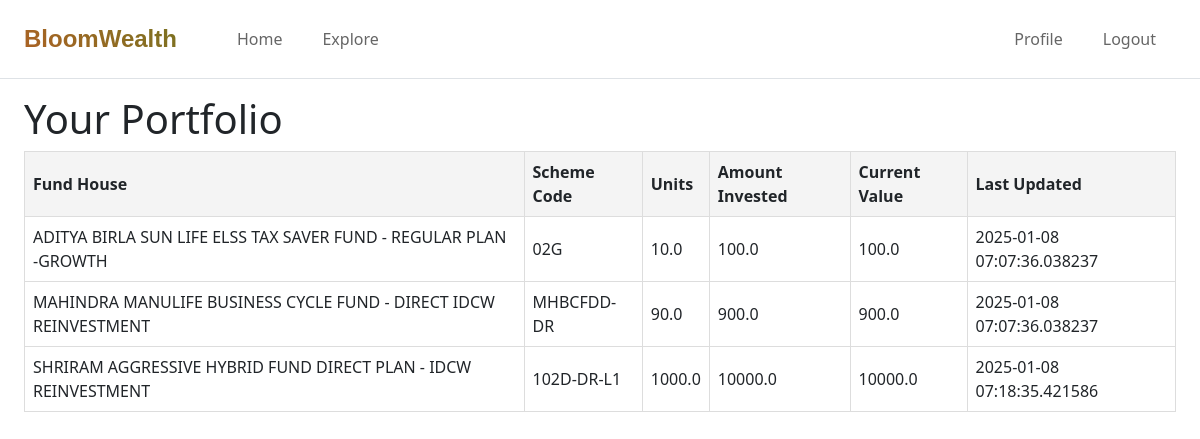
/portfolio (signed in), run on the app's committed database.
### bloom/models/portfolio.py (models this page shows, shortened)
class Portfolio(db.Model):
    id = db.Column(db.Integer, primary_key=True)
    user_id = db.Column(db.Integer, db.ForeignKey('user.id'), nullable=False)
    fund_name = db.Column(db.String(100), nullable=False)
    scheme_code = db.Column(db.String(100), nullable=False)
    units_owned = db.Column(db.Float, nullable=False)
    purchase_price = db.Column(db.Float, nullable=False)
    investment_amount = db.Column(db.Float, nullable=False)
    current_value = db.Column(db.Float, nullable=False)
    purchase_date = db.Column(db.DateTime, default=datetime.now(timezone.utc))
    last_updated = db.Column(db.DateTime, default=datetime.now(timezone.utc))

### bloom/routes/portfolio.py (the view)
@bp.route('/portfolio')
@login_required
def profile():
    portfolios = Portfolio.query.filter_by(user_id=current_user.id).all()
    return render_template('portfolio/portfolio.html', portfolios=portfolios)

### bloom/models/user.py (called while the page is built)
@login_manager.user_loader
def load_user(id):
    return User.query.get(int(id))

### bloom/templates/portfolio/portfolio.html
{% extends "base.html" %}
{% block content %}
    <h1>Your Portfolio</h1>
    <table>
        <tr>
            <th>Fund House</th>
            <th>Scheme Code</th>
            <th>Units</th>
            <th>Amount Invested</th>
            <th>Current Value</th>
            <th>Last Updated</th>
        </tr>
        {% for portfolio in portfolios %}
        <tr>
            <td>{{ portfolio.fund_name }}</td>
            <td>{{ portfolio.scheme_code }}</td>
            <td>{{ portfolio.units_owned }}</td>
            <td>{{ portfolio.investment_amount }}</td>
            <td>{{ portfolio.current_value }}</td>
            <td>{{ portfolio.last_updated }}</td>
        </tr>
        {% endfor %}
    </table>
{% endblock %}

### bloom/templates/base.html (shortened to what this page needs)
<!DOCTYPE html>
<html lang="en">
    <head>
        <link
              href="https://cdn.jsdelivr.net/npm/bootstrap@5.3.2/dist/css/bootstrap.min.css"
              rel="stylesheet"
>
        <link href="https://cdn.jsdelivr.net/npm/bootstrap-icons/font/bootstrap-icons.css" rel="stylesheet">
        <link rel="stylesheet" href="{{ url_for('static', filename='css/style.css') }}">
    </head>
    <body>
        <nav class="navbar navbar-expand-lg border-bottom bg-white">
            <div class="container-fluid px-4">
                <a class="navbar-brand fancy-text" href="{{ url_for('portfolio.home') }}">
                    <strong>BloomWealth</strong>
                </a>
                <div class="collapse navbar-collapse" id="navbarSupportedContent">
                    <ul class="navbar-nav ms-4">
                        <li class="nav-item">
                            <a class="nav-link" href="{{ url_for('portfolio.home') }}">Home</a>
                        </li>
                        <li class="nav-item">
                            <a class="nav-link" href="{{ url_for('portfolio.explore') }}">Explore</a>
                        </li>
                    </ul>
                    <ul class="navbar-nav ms-auto">
                        {% if current_user.is_anonymous %}
                        <li class="nav-item">
                            <a class="nav-link" href="{{ url_for('auth.login') }}">Login</a>
                        </li>
                        {% else %}
                        <li class="nav-item">
                            <a class="nav-link" href="{{ url_for('portfolio.profile', username=current_user.username) }}">Profile</a>
                        </li>
                        <li class="nav-item">
                            <a class="nav-link" href="{{ url_for('auth.logout') }}">Logout</a>
                        </li>
                        {% endif %}
                    </ul>
                </div>
            </div>
        </nav>
        <div class="container-fluid px-4 mt-3">
            {% block content %}{% endblock %}
        </div>
    </body>
</html>

### bloom/static/css/style.css (style rules this page uses)
.navbar { padding: 1rem 0; }
.navbar-brand { color: #000; font-size: 1.5rem; }
.nav-link { color: #666; font-size: 1rem; padding: 0.5rem 1rem !important; }
.navbar-nav .nav-item { margin: 0 0.25rem; }
.fancy-text { font-size: 1.5rem; font-weight: bold; background: linear-gradient(45deg, #ae6124, #787321); -webkit-background-clip: text; -webkit-text-fill-color: transparent; font-family: 'Georgia', sans-serif; }
table { width: 100%; border-collapse: collapse; }
th, td { padding: 8px; text-align: left; border: 1px solid #ddd; }
th { background-color: #f4f4f4; }

### data on the page
Portfolio: fund_name "ADITYA BIRLA SUN LIFE ELSS TAX SAVER FUND - REGULAR PLAN -GROWTH", scheme_code "02G", units_owned "10.0", investment_amount "100.0", current_value "100.0", last_updated "2025-01-08 07:07:36.038237"
Portfolio: fund_name "MAHINDRA MANULIFE BUSINESS CYCLE FUND - DIRECT IDCW REINVESTMENT", scheme_code "MHBCFDD-DR", units_owned "90.0", investment_amount "900.0", current_value "900.0", last_updated "2025-01-08 07:07:36.038237"
Portfolio: fund_name "SHRIRAM AGGRESSIVE HYBRID FUND DIRECT PLAN - IDCW REINVESTMENT", scheme_code "102D-DR-L1", units_owned "1000.0", investment_amount "10000.0", current_value "10000.0", last_updated "2025-01-08 07:18:35.421586"
